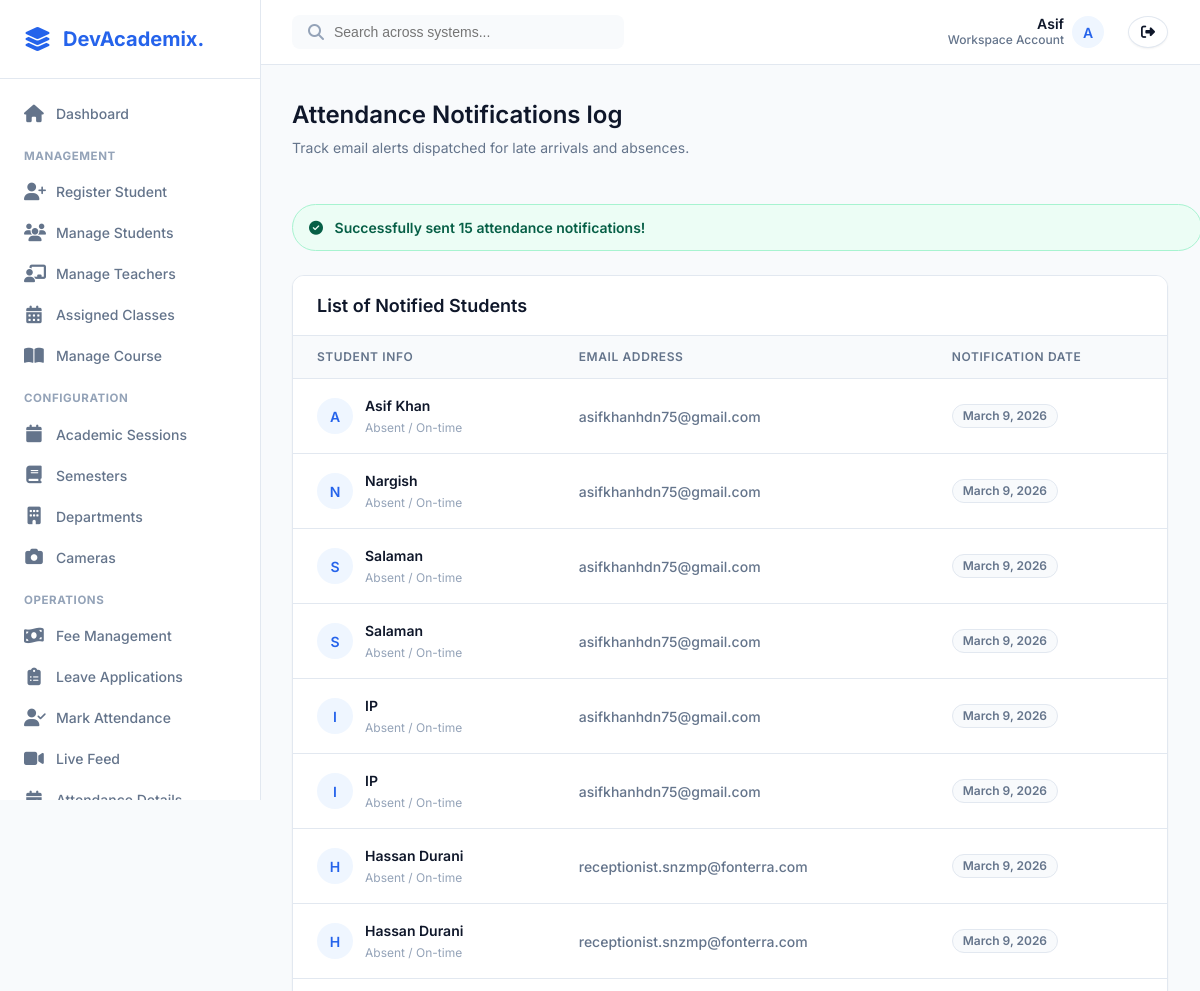
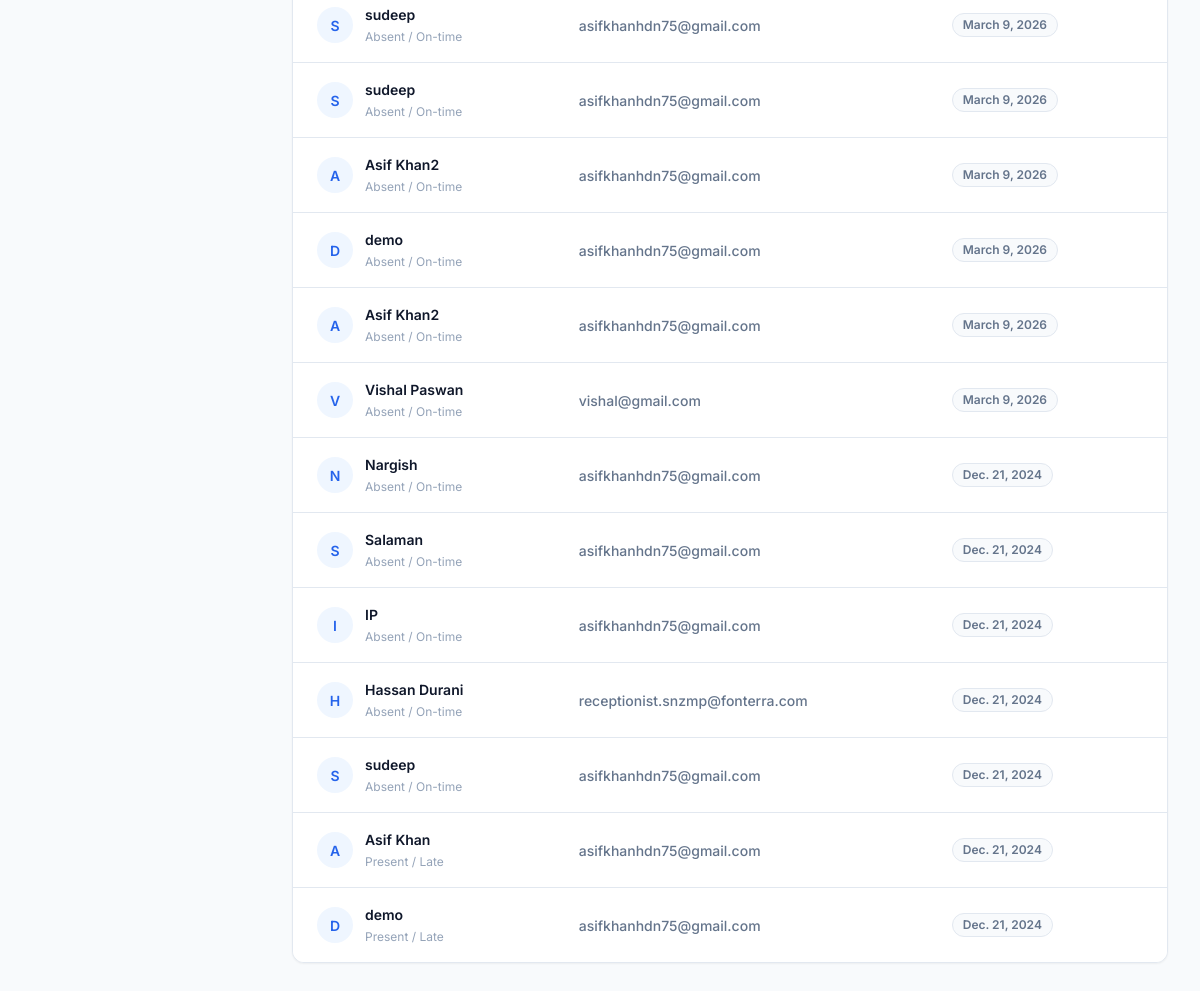
The app's page /send_attendance_notifications (signed in) with its own data (2 pictures, top to bottom).
### app1/models.py (models this page shows, shortened)
class Attendance(models.Model):
    student = models.ForeignKey(Student, on_delete=models.CASCADE)
    date = models.DateField()
    check_in_time = models.DateTimeField(null=True, blank=True)
    check_out_time = models.DateTimeField(null=True, blank=True)
    status = models.CharField(max_length=20, choices=[('Present', 'Present'), ('Absent', 'Absent'), ('Leave', 'Leave')], default='Absent')
    is_late = models.BooleanField(default=False)
    email_sent = models.BooleanField(default=False)
    course = models.ForeignKey(Course, on_delete=models.SET_NULL, null=True, blank=True)
    def save(self, *args, **kwargs):
        if not self.pk:  # Only on creation
            self.date = timezone.now().date()
        super().save(*args, **kwargs)

class Student(models.Model):
    user = models.OneToOneField(User, on_delete=models.CASCADE, related_name="student_profile")
    name = models.CharField(max_length=255)
    email = models.EmailField(max_length=255)
    phone_number = models.CharField(max_length=15)
    face_embedding = models.JSONField(blank=True, null=True)
    authorized = models.BooleanField(default=False)
    roll_no = models.CharField(max_length=20,unique=True)
    address = models.TextField()
    date_of_birth = models.DateField()
    joining_date = models.DateField()
    mother_name = models.CharField(max_length=255)
    father_name = models.CharField(max_length=255)
    session = models.ForeignKey(Session, on_delete=models.CASCADE, related_name="students")
    courses = models.ManyToManyField(Course, related_name="students")
    department = models.ManyToManyField(Department, related_name="students")
    semester= models.ManyToManyField(Semester, related_name="students")

### app1/views.py (the view)
# urls.py: path('send_attendance_notifications', views.send_attendance_notifications, name='send_attendance_notifications'),
@staff_member_required
def send_attendance_notifications(request):
    from django.core.mail import get_connection, send_mail
    from smtplib import SMTPException
    email_config = EmailConfig.objects.first()
    if email_config is None:
        messages.error(request, "No email configuration found!")
        return render(request, 'notification_sent.html')
    try:
        connection = get_connection(
            host=email_config.email_host,
            port=email_config.email_port,
            username=email_config.email_host_user,
            password=email_config.email_host_password,
            use_tls=email_config.email_use_tls
        )
    except Exception as e:
        messages.error(request, f"Failed to initialize email connection: {e}")
        return render(request, 'notification_sent.html')
    late_attendance_records = Attendance.objects.filter(is_late=True, email_sent=False)
    absent_students = Attendance.objects.filter(status='Absent', email_sent=False)
    success_count = 0
    error_count = 0
    for record in late_attendance_records:
        student = record.student
        subject = f"Late Check-in Notification for {student.name}"
        html_message = render_to_string(
            'email_templates/late_attendance_email.html',
            {'student': student, 'record': record}
        )
        try:
            send_mail(
                subject,
                "This is an HTML email. Please enable HTML content to view it.",
                email_config.email_host_user,
                [student.email],
                fail_silently=False,
                html_message=html_message,
                connection=connection
            )
            record.email_sent = True
            record.save()
            success_count += 1
        except Exception as e:
            error_count += 1
            messages.error(request, f"Failed to send email to {student.email}: {e}")
    for record in absent_students:
        student = record.student
        subject = "Absent Attendance Notification"
        html_message = render_to_string(
            'email_templates/absent_attendance_email.html',
            {'student': student, 'record': record}
        )
        try:
            send_mail(
                subject,
                "This is an HTML email. Please enable HTML content to view it.",
                email_config.email_host_user,
                [student.email],
                fail_silently=False,
                html_message=html_message,
                connection=connection
            )
            record.email_sent = True
            record.save()
            success_count += 1
        except Exception as e:
            error_count += 1
            messages.error(request, f"Failed to send email to {student.email}: {e}")
    already_notified_students = Attendance.objects.filter(email_sent=True).order_by('-date')
    if success_count > 0:
        messages.success(request, f"Successfully sent {success_count} attendance notifications!")
    if success_count == 0 and error_count == 0:
        messages.info(request, "No new unsent notifications pending.")
    return render(request, 'notification_sent.html', {
        'notified_students': already_notified_students
    })

### templates/notification_sent.html (shortened to what this page needs)
{% extends 'base.html' %}
{% block content %}
<div class="saas-page-header">
    <div>
        <h1 class="saas-page-title">Attendance Notifications log</h1>
        <p class="saas-page-subtitle">Track email alerts dispatched for late arrivals and absences.</p>
    </div>
</div>
{% if messages %}
<div style="margin-bottom: var(--space-5);">
    {% for message in messages %}
    <div class="saas-badge" style="display: block; width: 100%; text-align: left; padding: var(--space-3) var(--space-4); margin-bottom: var(--space-2); font-size: 0.875rem;
        {% if message.tags == 'success' %}background-color: #ECFDF5; color: #065F46; border: 1px solid #A7F3D0;
        {% elif message.tags == 'error' or 'error' in message.tags %}background-color: #FEF2F2; color: #991B1B; border: 1px solid #FECACA;
        {% else %}background-color: var(--primary-light); color: var(--primary-color); border: 1px solid #BFDBFE;{% endif %}">
        <i class="fas {% if message.tags == 'success' %}fa-check-circle{% elif message.tags == 'error' or 'error' in message.tags %}fa-exclamation-circle{% else %}fa-info-circle{% endif %}" style="margin-right: var(--space-2);"></i>
        {{ message }}
    </div>
    {% endfor %}
</div>
{% endif %}
<div class="saas-card">
    <div class="saas-card-header">
        <h3 class="saas-card-title">List of Notified Students</h3>
    </div>
    <div class="saas-table-container" style="border: none; box-shadow: none; border-radius: 0;">
        <table class="saas-table">
            <thead>
                <tr>
                    <th>Student Info</th>
                    <th>Email Address</th>
                    <th>Notification Date</th>
                </tr>
            </thead>
            <tbody>
                {% for record in notified_students %}
                <tr>
                    <td>
                        <div style="display: flex; align-items: center; gap: var(--space-3);">
                            <div class="saas-avatar" style="width: 36px; height: 36px; background: var(--primary-light); color: var(--primary-color);">
                                {{ record.student.name|make_list|first|upper }}
                            </div>
                            <div>
                                <span style="font-weight: 600; color: var(--text-primary); display: block;">{{ record.student.name }}</span>
                                <span style="font-size: 0.75rem; color: var(--text-tertiary);">{{ record.status }} / {% if record.is_late %}Late{% else %}On-time{% endif %}</span>
                            </div>
                        </div>
                    </td>
                    <td>
                        <span style="font-weight: 500; color: var(--text-secondary);">{{ record.student.email }}</span>
                    </td>
                    <td>
                        <span class="saas-badge" style="background: var(--bg-color); color: var(--text-secondary); border: 1px solid var(--border-color);">
                            {{ record.date }}
                        </span>
                    </td>
                </tr>
                {% endfor %}
            </tbody>
        </table>
    </div>
</div>
{% endblock %}

### templates/base.html (shortened to what this page needs)
<!DOCTYPE html>
{% load static %}
<html lang="en">
<head>
    <link rel="stylesheet" href="https://cdnjs.cloudflare.com/ajax/libs/font-awesome/6.4.0/css/all.min.css">
    <link rel="stylesheet" href="{% static 'css/saas_theme.css' %}">
</head>
<body>
    <aside class="saas-sidebar" id="sidebar">
        <div class="saas-sidebar-header">
            <i class="fas fa-layer-group" style="font-size: 1.5rem; color: var(--primary-color);"></i>
            <h2>DevAcademix.</h2>
        </div>
        <nav class="saas-sidebar-nav">
            {% if not user.is_authenticated %}
            <a href="{% url 'login' %}" class="saas-nav-item">
                <i class="fas fa-sign-in-alt"></i> Login
            </a>
            {% elif user.is_staff or user.is_superuser %}
            <a href="{% url 'admin_dashboard' %}" class="saas-nav-item">
                <i class="fas fa-home"></i> Dashboard
            </a>
            <div style="font-size:0.72rem;font-weight:700;color:var(--text-tertiary);text-transform:uppercase;margin:var(--space-4) var(--space-3) var(--space-2);letter-spacing:0.05em;">Management</div>
            <a href="{% url 'register_student' %}" class="saas-nav-item">
                <i class="fas fa-user-plus"></i> Register Student
            </a>
            <a href="{% url 'student-list' %}" class="saas-nav-item">
                <i class="fas fa-users"></i> Manage Students
            </a>
            <a href="{% url 'teacher_list' %}" class="saas-nav-item">
                <i class="fas fa-chalkboard-teacher"></i> Manage Teachers
            </a>
            <a href="{% url 'assigned_class_list' %}" class="saas-nav-item">
                <i class="fas fa-calendar-alt"></i> Assigned Classes
            </a>
            <a href="{% url 'manage_courses' %}" class="saas-nav-item">
                <i class="fas fa-book-open"></i> Manage Course
            </a>
            <div style="font-size:0.72rem;font-weight:700;color:var(--text-tertiary);text-transform:uppercase;margin:var(--space-4) var(--space-3) var(--space-2);letter-spacing:0.05em;">Configuration</div>
            <a href="{% url 'session_list' %}" class="saas-nav-item">
                <i class="fas fa-calendar"></i> Academic Sessions
            </a>
            <a href="{% url 'semester_list' %}" class="saas-nav-item">
                <i class="fas fa-book"></i> Semesters
            </a>
            <a href="{% url 'department_list' %}" class="saas-nav-item">
                <i class="fas fa-building"></i> Departments
            </a>
            <a href="{% url 'camera_config_list' %}" class="saas-nav-item">
                <i class="fas fa-camera"></i> Cameras
            </a>
            <div style="font-size:0.72rem;font-weight:700;color:var(--text-tertiary);text-transform:uppercase;margin:var(--space-4) var(--space-3) var(--space-2);letter-spacing:0.05em;">Operations</div>
            <a href="{% url 'student_list_with_fees' %}" class="saas-nav-item">
                <i class="fas fa-money-bill-wave"></i> Fee Management
            </a>
            <a href="{% url 'leave_list' %}" class="saas-nav-item">
                <i class="fas fa-clipboard-list"></i> Leave Applications
            </a>
            <a href="{% url 'mark_attendance' %}" class="saas-nav-item">
                <i class="fas fa-user-check"></i> Mark Attendance
            </a>
            <a href="{% url 'capture_and_recognize_with_cam' %}" class="saas-nav-item">
                <i class="fas fa-video"></i> Live Feed
            </a>
            <a href="{% url 'student_attendance_list' %}" class="saas-nav-item">
                <i class="fas fa-calendar-check"></i> Attendance Details
            </a>
            {% endif %}
        </nav>
    </aside>
    <div class="saas-main" id="main-content">
        <header class="saas-header">
            <div style="display: flex; align-items: center;">
                <div class="saas-header-search">
                    <i class="fas fa-search" style="color: var(--text-tertiary);"></i>
                    <input type="text" placeholder="Search across systems...">
                </div>
            </div>
            <div class="saas-header-actions">
                {% if user.is_authenticated %}
                <div class="saas-user-profile">
                    <span style="display: flex; flex-direction: column; align-items: flex-end; line-height: 1.2;">
                        <span style="color: var(--text-primary); font-weight: 600;">{{ user.username|title }}</span>
                        <span style="font-size: 0.75rem;">Workspace Account</span>
                    </span>
                    <div class="saas-avatar">
                        {{ user.username|make_list|first|upper }}
                    </div>
                </div>
                <a href="{% url 'logout' %}" class="saas-btn saas-btn-secondary"
                    style="margin-left: var(--space-2); padding: var(--space-2) var(--space-3); border-radius: 50%;">
                    <i class="fas fa-sign-out-alt"></i>
                </a>
                {% else %}
                <a href="{% url 'login' %}" class="saas-btn saas-btn-primary">
                    <i class="fas fa-sign-in-alt"></i> Login
                </a>
                {% endif %}
            </div>
        </header>
        <main class="saas-content">
            {% block content %}
            {% endblock %}
        </main>
    </div>
</body>
</html>

### records on screen
Attendance: student.name|make_list "A", student.name "Asif Khan", status "Absent", is_late "On-time", student.email "asifkhanhdn75@gmail.com", date "March 9, 2026"
Attendance: student.name|make_list "N", student.name "Nargish", status "Absent", is_late "On-time", student.email "asifkhanhdn75@gmail.com", date "March 9, 2026"
Attendance: student.name|make_list "S", student.name "Salaman", status "Absent", is_late "On-time", student.email "asifkhanhdn75@gmail.com", date "March 9, 2026"
Attendance: student.name|make_list "S", student.name "Salaman", status "Absent", is_late "On-time", student.email "asifkhanhdn75@gmail.com", date "March 9, 2026"
Attendance: student.name|make_list "I", student.name "IP", status "Absent", is_late "On-time", student.email "asifkhanhdn75@gmail.com", date "March 9, 2026"
Attendance: student.name|make_list "I", student.name "IP", status "Absent", is_late "On-time", student.email "asifkhanhdn75@gmail.com", date "March 9, 2026"
Attendance: student.name|make_list "H", student.name "Hassan Durani", status "Absent", is_late "On-time", student.email "receptionist.snzmp@fonterra.com", date "March 9, 2026"
Attendance: student.name|make_list "H", student.name "Hassan Durani", status "Absent", is_late "On-time", student.email "receptionist.snzmp@fonterra.com", date "March 9, 2026"
Attendance: student.name|make_list "S", student.name "sudeep", status "Absent", is_late "On-time", student.email "asifkhanhdn75@gmail.com", date "March 9, 2026"
Attendance: student.name|make_list "S", student.name "sudeep", status "Absent", is_late "On-time", student.email "asifkhanhdn75@gmail.com", date "March 9, 2026"
Attendance: student.name|make_list "A", student.name "Asif Khan2", status "Absent", is_late "On-time", student.email "asifkhanhdn75@gmail.com", date "March 9, 2026"
Attendance: student.name|make_list "D", student.name "demo", status "Absent", is_late "On-time", student.email "asifkhanhdn75@gmail.com", date "March 9, 2026"
Attendance: student.name|make_list "A", student.name "Asif Khan2", status "Absent", is_late "On-time", student.email "asifkhanhdn75@gmail.com", date "March 9, 2026"
Attendance: student.name|make_list "V", student.name "Vishal Paswan", status "Absent", is_late "On-time", student.email "vishal@gmail.com", date "March 9, 2026"
Attendance: student.name|make_list "N", student.name "Nargish", status "Absent", is_late "On-time", student.email "asifkhanhdn75@gmail.com", date "Dec. 21, 2024"
Attendance: student.name|make_list "S", student.name "Salaman", status "Absent", is_late "On-time", student.email "asifkhanhdn75@gmail.com", date "Dec. 21, 2024"
Attendance: student.name|make_list "I", student.name "IP", status "Absent", is_late "On-time", student.email "asifkhanhdn75@gmail.com", date "Dec. 21, 2024"
Attendance: student.name|make_list "H", student.name "Hassan Durani", status "Absent", is_late "On-time", student.email "receptionist.snzmp@fonterra.com", date "Dec. 21, 2024"
Attendance: student.name|make_list "S", student.name "sudeep", status "Absent", is_late "On-time", student.email "asifkhanhdn75@gmail.com", date "Dec. 21, 2024"
Attendance: student.name|make_list "A", student.name "Asif Khan", status "Present", is_late "Late", student.email "asifkhanhdn75@gmail.com", date "Dec. 21, 2024"
Attendance: student.name|make_list "D", student.name "demo", status "Present", is_late "Late", student.email "asifkhanhdn75@gmail.com", date "Dec. 21, 2024"

### other values on screen
{{ user.username|title }} "Asif"
{{ user.username|make_list|first|upper }} "A"
{{ message }} "Successfully sent 15 attendance notifications!"
